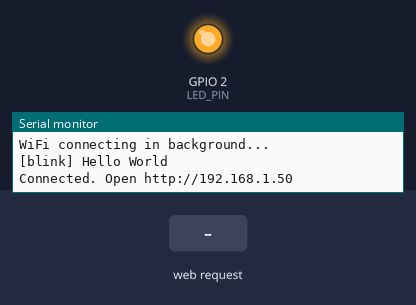
The sketch below on a simulated ESP32. On the bench: output pins drawn as LEDs (lit = HIGH), the last lines printed to the serial monitor. Inputs (shaded band) come from the test bench. WiFi joins after 1.5 s; servers stay silent unless stated; not simulated (calls return 0 or success): wifi_config.h.

Above: at 2.3 s.
2.4 s: HTTP request GET / received
At 2.8 s:
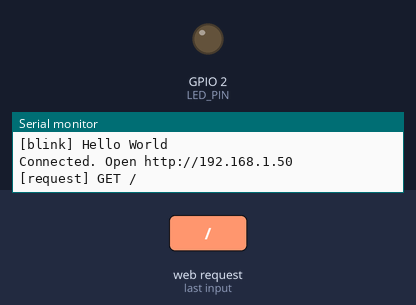
Timing chart, 0 to 11.4 s (numbered marks = the images above; inputs shaded):
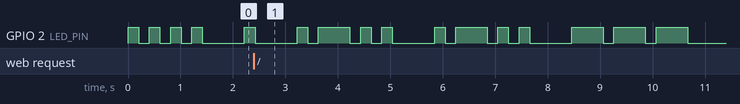

The sketch:

morse.ino
```cpp
// WiFi Morse code blinker for ESP32.
// Blinks a message out on the onboard LED in Morse code, over and over,
// starting with a built-in default ("HELLO WORLD"). A small web page hosted
// on the local network lets you replace the message from a browser; the new
// message takes over at the next symbol boundary.

#include <WiFi.h>
#include <WebServer.h>
#include "wifi_config.h"

// Most ESP32 DevKitC/WROOM-32 boards wire the onboard LED to GPIO2.
// If nothing blinks, check your board's pinout and change this.
const int LED_PIN = 2;

// Morse timing is all derived from one unit (the dot length) per the
// standard: dash = 3 units, inter-symbol gap = 1 unit, inter-letter gap =
// 3 units, inter-word gap = 7 units.
const int UNIT_MS = 200;
const int DOT_MS = UNIT_MS;
const int DASH_MS = UNIT_MS * 3;
const int SYMBOL_GAP_MS = UNIT_MS;
const int LETTER_GAP_MS = UNIT_MS * 3;
const int WORD_GAP_MS = UNIT_MS * 7;

const char *DEFAULT_MESSAGE = "Hello World";

WebServer server(80);

String currentMessage = DEFAULT_MESSAGE;
// Set by the web handler when a new message arrives; the blink loop checks
// it between symbols so a fresh message interrupts the current pass instead
// of waiting for the whole thing to finish.
bool messageChanged = false;

struct MorseEntry {
  char letter;
  const char *code;
};

// A-Z and 0-9 International Morse Code reference table.
const MorseEntry MORSE_TABLE[] = {
    {'A', ".-"},    {'B', "-..."},  {'C', "-.-."},  {'D', "-.."},
    {'E', "."},     {'F', "..-."},  {'G', "--."},   {'H', "...."},
    {'I', ".."},    {'J', ".---"},  {'K', "-.-"},   {'L', ".-.."},
    {'M', "--"},    {'N', "-."},    {'O', "---"},   {'P', ".--."},
    {'Q', "--.-"},  {'R', ".-."},   {'S', "..."},   {'T', "-"},
    {'U', "..-"},   {'V', "...-"},  {'W', ".--"},   {'X', "-..-"},
    {'Y', "-.--"},  {'Z', "--.."},  {'0', "-----"}, {'1', ".----"},
    {'2', "..---"}, {'3', "...--"}, {'4', "....-"}, {'5', "....."},
    {'6', "-...."}, {'7', "--..."}, {'8', "---.."}, {'9', "----."},
};

// Case-insensitive: Morse has no letter case, so messages keep whatever
// casing they were typed with and the lookup folds to uppercase here.
const char *codeForLetter(char letter) {
  char upper = toupper(letter);
  for (const MorseEntry &entry : MORSE_TABLE) {
    if (entry.letter == upper) {
      return entry.code;
    }
  }
  return nullptr;
}

unsigned long lastHeartbeatMs = 0;
const unsigned long HEARTBEAT_INTERVAL_MS = 5000;

// setup() doesn't block waiting for WiFi, so this is where "connected" is
// first noticed and the web server actually brought up.
bool serverStarted = false;

// Services the web server plus the periodic heartbeat log line. Called from
// every wait in this sketch (not just loop()), so HTTP requests get answered
// even in the middle of a blink pass.
void serviceNetwork() {
  if (!serverStarted && WiFi.status() == WL_CONNECTED) {
    serverStarted = true;
    Serial.print("Connected. Open http://");
    Serial.println(WiFi.localIP());
    server.begin();
  }
  if (serverStarted) {
    server.handleClient();
  }

  unsigned long now = millis();
  if (now - lastHeartbeatMs >= HEARTBEAT_INTERVAL_MS) {
    lastHeartbeatMs = now;
    Serial.printf("[heartbeat] uptime=%lus wifi=%s ip=%s\n", now / 1000,
                  WiFi.status() == WL_CONNECTED ? "connected" : "disconnected",
                  WiFi.localIP().toString().c_str());
  }
}

// delay() replacement that keeps answering HTTP requests in small slices
// instead of going dark for the whole wait.
void serverDelay(unsigned long ms) {
  unsigned long start = millis();
  while (millis() - start < ms) {
    serviceNetwork();
    delay(5);
  }
}

void blinkSymbol(char symbol) {
  digitalWrite(LED_PIN, HIGH);
  serverDelay(symbol == '-' ? DASH_MS : DOT_MS);
  digitalWrite(LED_PIN, LOW);
  serverDelay(SYMBOL_GAP_MS);
}

void blinkLetter(char letter) {
  const char *code = codeForLetter(letter);
  if (code == nullptr) {
    // Unsupported character (punctuation, etc.) — skip it rather than fail.
    return;
  }
  for (const char *symbol = code; *symbol != '\0' && !messageChanged; symbol++) {
    blinkSymbol(*symbol);
  }
}

// Takes a copy (not a reference) on purpose: the web handler runs inside
// serverDelay() and may reassign currentMessage mid-pass, and iterating a
// String while it's replaced under us would be asking for trouble. The
// messageChanged checks are what cut the pass short once that happens.
void blinkMessage(String message) {
  for (size_t i = 0; i < message.length() && !messageChanged; i++) {
    char c = message[i];
    if (c == ' ') {
      serverDelay(WORD_GAP_MS);
    } else {
      blinkLetter(c);
      serverDelay(LETTER_GAP_MS);
    }
  }
}

// Escapes the handful of characters that matter when echoing user input
// back into an HTML response, so a message can't inject markup.
String escapeHtml(const String &input) {
  String out;
  out.reserve(input.length());
  for (size_t i = 0; i < input.length(); i++) {
    char c = input[i];
    switch (c) {
      case '&': out += "&amp;"; break;
      case '<': out += "&lt;"; break;
      case '>': out += "&gt;"; break;
      case '"': out += "&quot;"; break;
      case '\'': out += "&#39;"; break;
      default: out += c; break;
    }
  }
  return out;
}

const char *PAGE_TEMPLATE =
    "<!DOCTYPE html><html><head><title>ESP32 Morse Blinker</title></head>"
    "<body style=\"font-family:sans-serif;max-width:32em;margin:2em auto\">"
    "<h1>ESP32 Morse Blinker</h1>"
    "%s"
    "<form method=\"POST\" action=\"/blink\">"
    "<input type=\"text\" name=\"message\" placeholder=\"Type a new message\" "
    "maxlength=\"120\" autofocus>"
    "<button type=\"submit\">Blink it</button>"
    "</form>"
    "</body></html>";

void sendPage(const String &statusHtml) {
  char buffer[2048];
  snprintf(buffer, sizeof(buffer), PAGE_TEMPLATE, statusHtml.c_str());
  server.send(200, "text/html", buffer);
}

void handleRoot() {
  Serial.println("[request] GET /");
  sendPage("<p>Currently blinking: <strong>" + escapeHtml(currentMessage) +
           "</strong></p><p>Type a new message below to replace it.</p>");
}

void handleBlink() {
  String message = server.arg("message");
  Serial.println("[request] POST /blink: " + message);

  if (message.length() == 0) {
    sendPage("<p>Empty message ignored — still blinking: <strong>" +
             escapeHtml(currentMessage) + "</strong></p>"
             "<p><a href=\"/\">Back</a></p>");
    return;
  }

  currentMessage = message;
  messageChanged = true;  // cuts the in-progress blink pass short

  sendPage("<p>Now blinking: <strong>" + escapeHtml(currentMessage) +
           "</strong></p><p><a href=\"/\">Back</a></p>");
}

void handleNotFound() {
  server.send(404, "text/plain", "Not found");
}

void setup() {
  Serial.begin(115200);
  pinMode(LED_PIN, OUTPUT);

  // Fire-and-forget: don't block boot on the network. The LED starts
  // blinking the default message right away; serviceNetwork() brings the
  // web server up whenever the connection actually lands.
  WiFi.begin(WIFI_SSID, WIFI_PASSWORD);
  Serial.println("WiFi connecting in background...");

  server.on("/", HTTP_GET, handleRoot);
  server.on("/blink", HTTP_POST, handleBlink);
  server.onNotFound(handleNotFound);
}

void loop() {
  serviceNetwork();

  messageChanged = false;
  Serial.println("[blink] " + currentMessage);
  blinkMessage(currentMessage);

  // Pause between repeats — skipped when a new message just arrived, so it
  // starts promptly instead of sitting through a word gap first.
  if (!messageChanged) {
    serverDelay(WORD_GAP_MS);
  }
}
```
